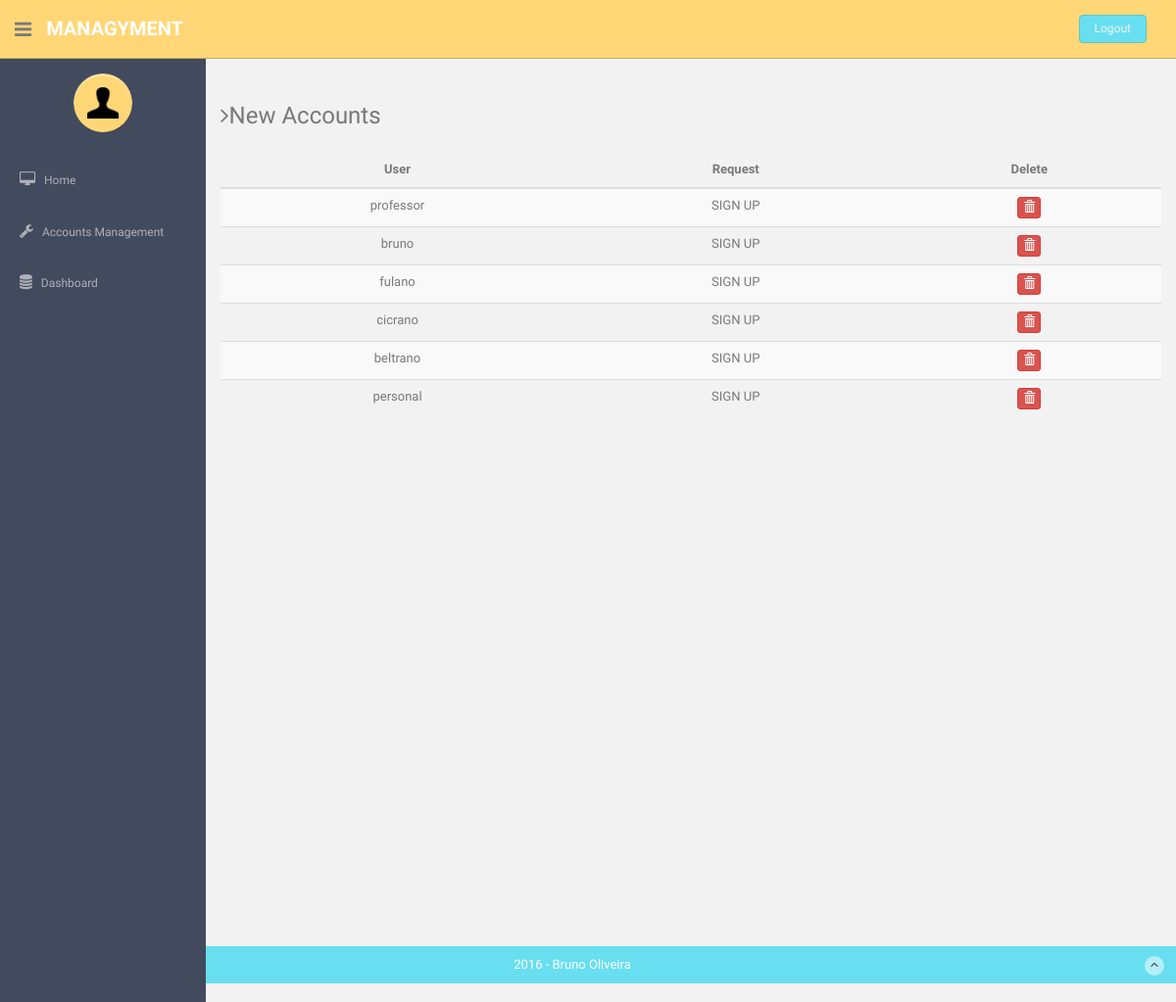
/plan_manage/ (signed in), run on the app's committed database.
### app/models.py (models this page shows)
class Message(models.Model):
    sbj = models.CharField(max_length=50)
    body = models.TextField(max_length = 500)
    src = models.CharField(max_length=50)

### app/views.py (the view)
# urls.py: url(r'^plan_manage/', views.plan_manage),
@login_required
@user_passes_test(lambda u: u.is_superuser, login_url='/permission_denied/')
def plan_manage(request):
    if request.user.is_superuser:
        group = 'admin'
    else:
        try:
            group = User.objects.get(username=request.user.username).groups.all()[0].name
        except:
            group = 'none'
    messages = MailBox.objects.get(owner = 'admin').messages.all()
    context = {'messages' : messages, 'group' : group}
    return render(request, 'app/plan_manage.html', context)

### templates/app/plan_manage.html (shortened to what this page needs)
{% extends 'base.html' %}
{% load staticfiles %}
{% block content%}
          <h3 class="mb"><i class="fa fa-angle-right"></i>New Accounts</h3>
          <div class="table-responsive">
            <table class="table table-striped">
              <thead>
                <tr>
                    <th>User</th>
                    <th>Request</th>
                    <th align="left">Delete</th>
                </tr>
              </thead>
              <tbody>
                 {% for msg in messages %}
                        <tr>
                            <td align="left">{{msg.src}}</td>
                            <td align="left">{{msg.body}}</td>
                            <form method="post" action="/delete_plan_msg/" enctype="multipart/form-data">
                               <td align="left"> <button  name ='delete' type='submit' value='{{msg.id}}'class="btn btn-danger btn-xs"><span class="glyphicon glyphicon-trash"></span></button> </td>
                            </form>
                        </tr>
                {% endfor %}
              </tbody>
            </table>
          </div>
        </div>
{% endblock %}

### static/css/style.css (style rules this page uses)
body { color: #797979; background: #f2f2f2; font-family: 'Ruda', sans-serif; padding: 0px !important; margin: 0px !important; font-size:13px; }
.mb { margin-bottom: 25px; }
.table td { text-align: center; }
.table th { text-align: center; }

### data on the page
Message: src "professor", body "SIGN UP", {{ msg.id }} 1 (drawn)
Message: src "bruno", body "SIGN UP", {{ msg.id }} 2 (drawn)
Message: src "fulano", body "SIGN UP", {{ msg.id }} 3 (drawn)
Message: src "cicrano", body "SIGN UP", {{ msg.id }} 4 (drawn)
Message: src "beltrano", body "SIGN UP", {{ msg.id }} 5 (drawn)
Message: src "personal", body "SIGN UP", {{ msg.id }} 6 (drawn)
